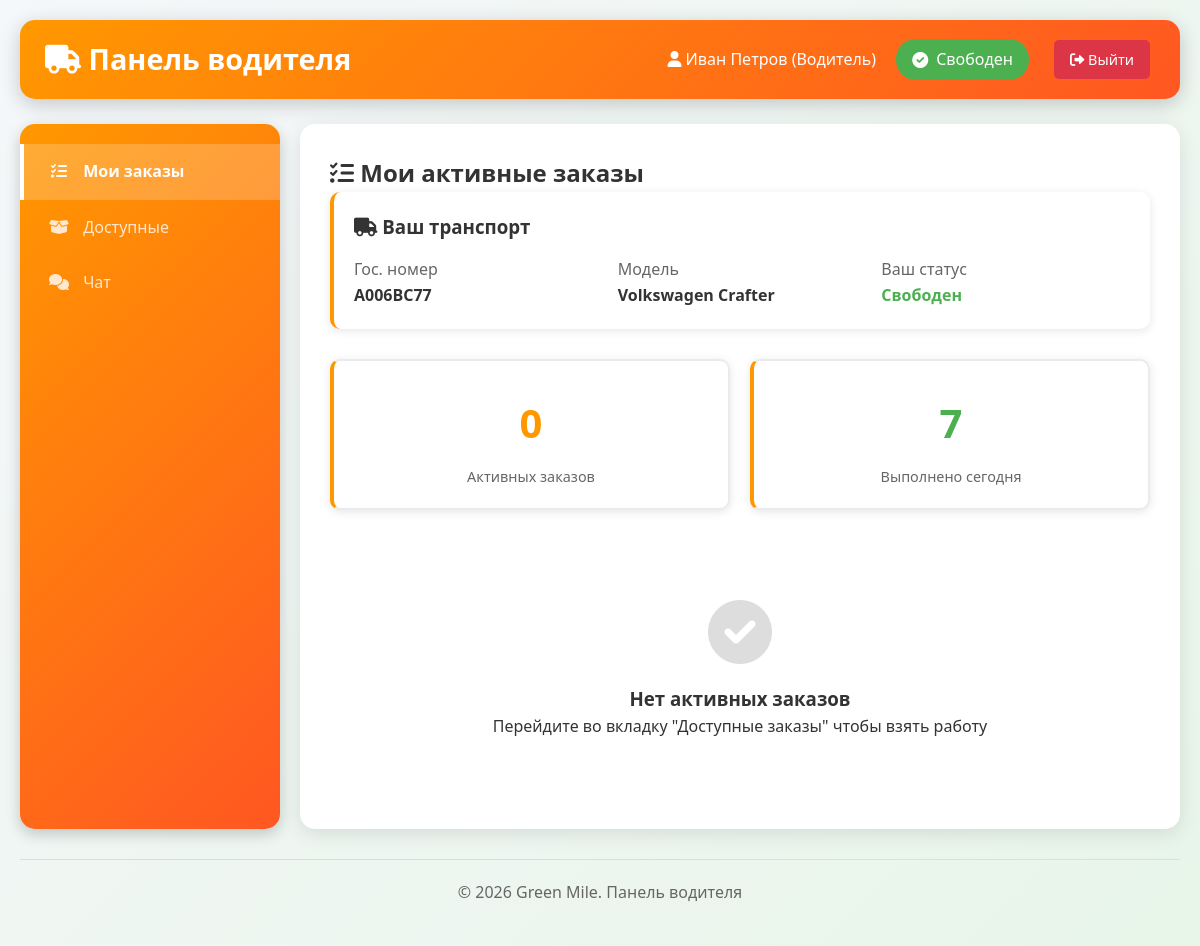
/driver.php (signed in), run on the app's committed database.
### tables this page shows
CREATE TABLE `users` (
  `id_user` int(11) NOT NULL,
  `Login` varchar(255) DEFAULT NULL,
  `Password` varchar(255) NOT NULL,
  `First_Name` varchar(255) DEFAULT NULL,
  `Last_Name` varchar(255) DEFAULT NULL,
  `role` int(11) NOT NULL,
  `driver_status` enum('free','busy','offline') DEFAULT 'free'
);

CREATE TABLE `transport` (
  `id_transport` int(11) NOT NULL,
  `Gos_N` varchar(255) DEFAULT NULL,
  `Model_transport` varchar(255) DEFAULT NULL,
  `id_user` int(11) DEFAULT NULL
);

### driver.php (the view, shortened to what this page needs)
<?php
include_once 'api/config.php';
$user_id = $_SESSION['user_id'];
function getActiveOrdersCount($conn, $user_id) {
    $result = $conn->query("SELECT COUNT(*) as total FROM orders o
                            JOIN complete_orders co ON o.id_order = co.id_order
                            JOIN transport t ON co.id_transport = t.id_transport
                            WHERE t.id_user = $user_id AND o.status IN (2,3,4)");
    return $result->fetch_assoc()['total'];
}
$active_orders_count = getActiveOrdersCount($conn, $user_id);
$user_query = $conn->query("SELECT * FROM users WHERE id_user = $user_id");
$user = $user_query->fetch_assoc();
$transport_query = $conn->query("SELECT * FROM transport WHERE id_user = $user_id");
$transport = $transport_query->num_rows > 0 ? $transport_query->fetch_assoc() : null;
$active_orders = $conn->query("SELECT o.*, m.Name_Mat as material_name
                               FROM orders o
                               LEFT JOIN materials m ON o.id_materials = m.id_material
                               LEFT JOIN complete_orders co ON o.id_order = co.id_order
                               LEFT JOIN transport t ON co.id_transport = t.id_transport
                               WHERE t.id_user = $user_id AND o.status IN (2,3,4)
                               ORDER BY o.data_Time");
?>
<!DOCTYPE html>
<html lang="ru">
<head>
    <link rel="stylesheet" href="style.css">
    <link rel="stylesheet" href="https://cdnjs.cloudflare.com/ajax/libs/font-awesome/6.0.0/css/all.min.css">
</head>
<body>
    <div class="container">
        <header class="dashboard-header">
            <h1><i class="fas fa-truck"></i> Панель водителя</h1>
            <div class="user-info" style="position: relative;">
                <span>
                    <i class="fas fa-user"></i>
                    <?php echo $user['First_Name'] . ' ' . $user['Last_Name']; ?>
                    (Водитель)
                </span>
                <div class="status-indicator status-<?php echo $user['driver_status']; ?>" id="statusIndicator" onclick="toggleStatusMenu()">
                    <i class="fas <?php echo $user['driver_status'] == 'free' ? 'fa-check-circle' : ($user['driver_status'] == 'busy' ? 'fa-clock' : 'fa-power-off'); ?>"></i>
                    <span id="statusText">
                        <?php echo $user['driver_status'] == 'free' ? 'Свободен' : ($user['driver_status'] == 'busy' ? 'Занят' : 'Не в сети'); ?>
                    </span>
                </div>
                <a href="/124/api/logout.php" class="btn btn-danger">
                    <i class="fas fa-sign-out-alt"></i> Выйти
                </a>
            </div>
        </header>
        <div class="driver-container">
            <main class="driver-content">
                <div id="tab-active" class="tab-content active">
                    <h2><i class="fas fa-tasks"></i> Мои активные заказы</h2>
                    <?php if ($transport): ?>
                    <div class="transport-card">
                        <h3><i class="fas fa-truck"></i> Ваш транспорт</h3>
                        <div style="display: grid; grid-template-columns: repeat(3, 1fr); gap: 15px; margin-top: 15px;">
                            <div>
                                <div style="color: #666;">Гос. номер</div>
                                <div style="font-weight: bold;"><?php echo $transport['Gos_N']; ?></div>
                            </div>
                            <div>
                                <div style="color: #666;">Модель</div>
                                <div style="font-weight: bold;"><?php echo $transport['Model_transport']; ?></div>
                            </div>
                            <div>
                                <div style="color: #666;">Ваш статус</div>
                                <div style="font-weight: bold; color: <?php echo $user['driver_status'] == 'free' ? '#4CAF50' : '#FF9800'; ?>">
                                    <?php echo $user['driver_status'] == 'free' ? 'Свободен' : 'Занят'; ?>
                                </div>
                            </div>
                        </div>
                    </div>
                    <?php endif; ?>
                    <div class="stats-grid">
                        <?php
                        $active_count = $active_orders->num_rows;
                        $completed_today = $conn->query("SELECT COUNT(*) as total FROM orders o
                                                        JOIN complete_orders co ON o.id_order = co.id_order
                                                        JOIN transport t ON co.id_transport = t.id_transport
                                                        WHERE t.id_user = $user_id AND o.status = 5 AND DATE(o.data_Time) = CURDATE()")->fetch_assoc()['total'];
                        ?>
                        <div class="stat-card">
                            <div class="stat-value" style="color: #FF9800;"><?php echo $active_count; ?></div>
                            <div class="stat-label">Активных заказов</div>
                        </div>
                        <div class="stat-card">
                            <div class="stat-value" style="color: #4CAF50;"><?php echo $completed_today; ?></div>
                            <div class="stat-label">Выполнено сегодня</div>
                        </div>
                    </div>
                    <?php if ($active_count > 0): ?>
                        <div class="orders-grid">
                            <?php while($order = $active_orders->fetch_assoc()): ?>
                            <div class="order-card active">
                                <div class="order-header">
                                    <h3><i class="fas fa-box"></i> Заказ #<?php echo $order['id_order']; ?></h3>
                                    <span class="order-status status-<?php echo $order['status']; ?>">
                                        <?php
                                        $statuses = [
                                            2 => 'В пути',
                                            3 => 'На месте',
                                            4 => 'Загружено'
                                        ];
                                        echo $statuses[$order['status']] ?? 'Неизвестно';
                                        ?>
                                    </span>
                                </div>
                                <div class="order-info">
                                    <p><i class="fas fa-calendar"></i> <?php echo date('d.m.Y H:i', strtotime($order['data_Time'])); ?></p>
                                    <p><i class="fas fa-box"></i> <?php echo $order['material_name']; ?> (<?php echo $order['volume']; ?> кг)</p>
                                    <p><i class="fas fa-map-marker-alt"></i> <?php echo $order['addres']; ?></p>
                                </div>
                                <div class="action-buttons">
                                    <?php if ($order['status'] == 2): ?>
                                        <form method="POST" style="width: 100%;">
                                            <input type="hidden" name="order_id" value="<?php echo $order['id_order']; ?>">
                                            <button type="submit" name="arrived" class="btn-arrive">
                                                <i class="fas fa-map-marker-alt"></i> Приехал
                                            </button>
                                        </form>
                                    <?php endif; ?>
                                    <?php if ($order['status'] == 3): ?>
                                        <form method="POST" style="width: 100%;">
                                            <input type="hidden" name="order_id" value="<?php echo $order['id_order']; ?>">
                                            <button type="submit" name="loaded" class="btn-load">
                                                <i class="fas fa-box"></i> Загружено
                                            </button>
                                        </form>
                                    <?php endif; ?>
                                    <?php if ($order['status'] == 4): ?>
                                        <form method="POST" style="width: 100%;">
                                            <input type="hidden" name="order_id" value="<?php echo $order['id_order']; ?>">
                                            <button type="submit" name="complete" class="btn-complete">
                                                <i class="fas fa-check-circle"></i> Завершить
                                            </button>
                                        </form>
                                    <?php endif; ?>
                                    <button type="button" class="btn-photo" onclick="showPhotoForm(<?php echo $order['id_order']; ?>)">
                                        <i class="fas fa-camera"></i> Фото
                                    </button>
                                    <button type="button" class="btn-problem" onclick="showProblemForm(<?php echo $order['id_order']; ?>)">
                                        <i class="fas fa-exclamation-triangle"></i> Проблема
                                    </button>
                                </div>
                            </div>
                            <?php endwhile; ?>
                        </div>
                    <?php else: ?>
                        <div class="no-orders">
                            <i class="fas fa-check-circle"></i>
                            <h3>Нет активных заказов</h3>
                            <p>Перейдите во вкладку "Доступные заказы" чтобы взять работу</p>
                        </div>
                    <?php endif; ?>
                </div>
            </main>
            <nav class="driver-sidebar">
                <div class="driver-nav">
                    <ul>
                        <li><a href="#" onclick="switchTab('active')" id="tab-active-link" class="active">
                            <i class="fas fa-tasks"></i> Мои заказы
                        </a></li>
                        <li><a href="#" onclick="switchTab('available')" id="tab-available-link">
                            <i class="fas fa-box-open"></i> Доступные
                        </a></li>
                        <li><a href="#" onclick="switchTab('chat')" id="tab-chat-link">
                            <i class="fas fa-comments"></i> Чат
                        </a></li>
                    </ul>
                </div>
            </nav>
        </div>
        <footer>
            <p>&copy; 2026 Green Mile. Панель водителя</p>
        </footer>
    </div>
</body>
</html>

### style.css (style rules this page uses)
* { margin: 0; padding: 0; box-sizing: border-box; }
body { font-family: 'Segoe UI', Tahoma, Geneva, Verdana, sans-serif; line-height: 1.6; color: #333; background-color: #f5f5f5; }
.container { max-width: 1200px; margin: 0 auto; padding: 20px; min-height: 100vh; display: flex; flex-direction: column; }
header { background: linear-gradient(135deg, #2c3e50, #4CAF50); color: white; padding: 2rem; border-radius: 10px; margin-bottom: 2rem; text-align: center; }
header h1 { font-size: 2.5rem; margin-bottom: 0.5rem; }
.btn { display: inline-block; background: #4CAF50; color: white; padding: 12px 24px; text-decoration: none; border-radius: 5px; border: none; cursor: pointer; font-size: 1rem; transition: background 0.3s; margin: 5px; }
.dashboard-header { display: flex; justify-content: space-between; align-items: center; padding: 1rem 2rem; }
.user-info { text-align: right; }
.stats-grid { display: grid; grid-template-columns: repeat(auto-fit, minmax(200px, 1fr)); gap: 20px; margin-top: 1rem; }
.stat-card { background: #f8f9fa; padding: 1.5rem; border-radius: 10px; text-align: center; border: 2px solid #e9ecef; }
footer { margin-top: auto; padding: 2rem; text-align: center; color: #666; border-top: 1px solid #ddd; }

### data on the page
users: First_Name "Иван", Last_Name "Петров"
transport: Gos_N "А006ВС77", Model_transport "Volkswagen Crafter"

### other printed values
$active_count "0"
$completed_today "7"
